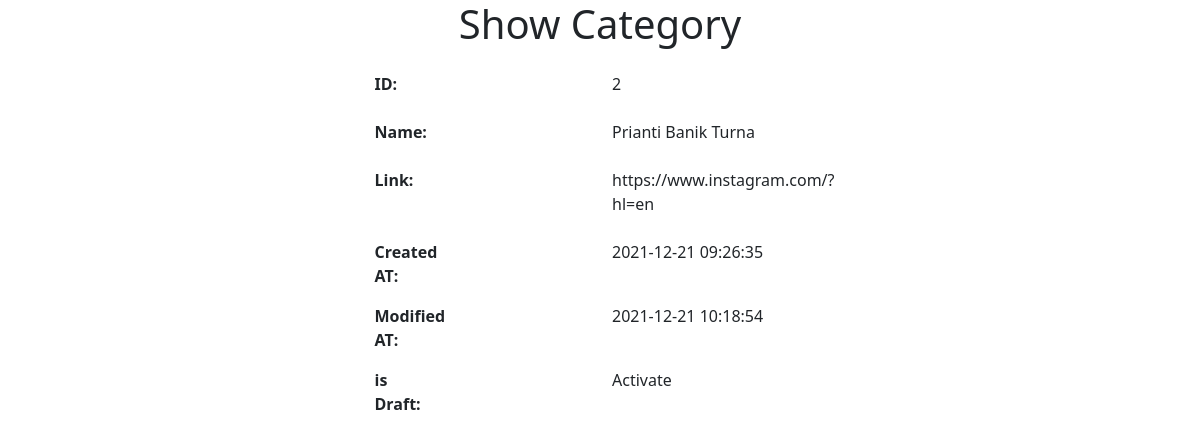
The page /admin/Categorys/show.php?id=2 on the database its author committed.
### tables this page shows
CREATE TABLE `category` (
  `id` int(255) NOT NULL,
  `name` varchar(255) NOT NULL,
  `link` varchar(255) NOT NULL,
  `created_at` datetime NOT NULL DEFAULT CURRENT_TIMESTAMP,
  `modified_at` datetime NOT NULL DEFAULT CURRENT_TIMESTAMP,
  `is_draft` tinyint(4) NOT NULL
);

### src/Categorys.php (called while the page is built, shortened)
<?php
 class Categorys{
     public function show(){
$_id = $_GET['id'];
$conn = new PDO("mysql:host=localhost;dbname=ecommerce",
    'root', '');
$conn->setAttribute(PDO::ATTR_ERRMODE,
    PDO::ERRMODE_EXCEPTION);
$query = "SELECT * FROM `category` WHERE id = :id";
$stmt = $conn->prepare($query);
$stmt->bindParam(':id', $_id);
$result = $stmt->execute();
$category = $stmt->fetch();
return $category;
     }
 }
?>

### admin/Categorys/show.php (the view, shortened to what this page needs)
<?php
$_category = new Categorys();
$category= $_category->show();
?>
<!doctype html>
<html lang="en">
<head>
    <link href="https://cdn.jsdelivr.net/npm/bootstrap@5.1.3/dist/css/bootstrap.min.css" rel="stylesheet">
</head>
<body>
<section>
    <div class="container">
        <div class="row justify-content-center">
            <div class="col-md-5">
                <h1 class="text-center mb-4">Show Category</h1>
                <dl class="row">
                    <dt class="col-md-6">ID:</dt>
                    <dd class="col-md-6"><?= $category['id'];?></dd>
                </dl>
                <dl class="row">
                    <dt class="col-md-6">Name:</dt>
                    <dd class="col-md-6"><?= $category['name'];?></dd>
                </dl>
                <dl class="row">
                    <dt class="col-md-6">Link:</dt>
                    <dd class="col-md-6"><?= $category['link'];?></dd>
                </dl>
                <dl class="row">
                    <dt class="col-md-2">Created AT:</dt>
                    <dt class="col-md-4"></dt>
                    <dd class="col-md-6"><?= $category['created_at'];?></dd>
                </dl>
                <dl class="row">
                    <dt class="col-md-2">Modified AT:</dt>
                    <dt class="col-md-4"></dt>
                    <dd class="col-md-6"><?= $category['modified_at'];?></dd>
                </dl>
               <dl class="row">
                    <dt class="col-md-2">is Draft:</dt>
                    <dt class="col-md-4"></dt>
                    <dd class="col-md-6">
                        <?php
                         echo $category ['is_draft']?'Activate' :'Deactivated';
                        ?>
                    </dd>
                </dl>
            </div>
        </div>
    </div>
</section>
</body>
</html>

### rows shown on the page
category: id "2", name "Prianti Banik Turna", link "https://www.instagram.com/?hl=en", created_at "2021-12-21 09:26:35", modified_at "2021-12-21 10:18:54"
